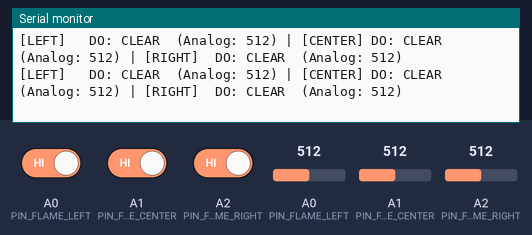
A sketch run on a simulated Arduino Uno, built with avr-gcc and run on an emulated ATmega328P. On the bench: the last lines printed to the serial monitor. Inputs (shaded band) come from the test bench; at power-on: A0 (PIN_FLAME_LEFT) = 512, A1 (PIN_FLAME_CENTER) = 512, A2 (PIN_FLAME_RIGHT) = 512, A0 (PIN_FLAME_LEFT) HIGH, A1 (PIN_FLAME_CENTER) HIGH, A2 (PIN_FLAME_RIGHT) HIGH.

Above: at 3.0 s.
3.1 s: A0 (PIN_FLAME_LEFT) set to 109
At 3.5 s:
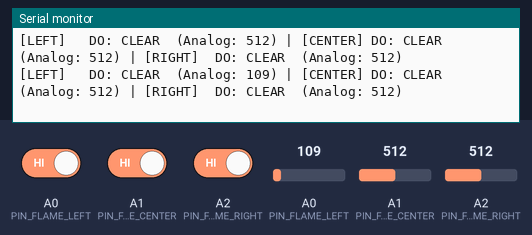
6.1 s: A0 (PIN_FLAME_LEFT) set to 93
At 6.25 s:
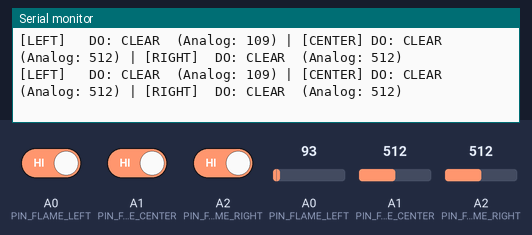
7.6 s: A1 (PIN_FLAME_CENTER) set to 991
At 7.62 s:
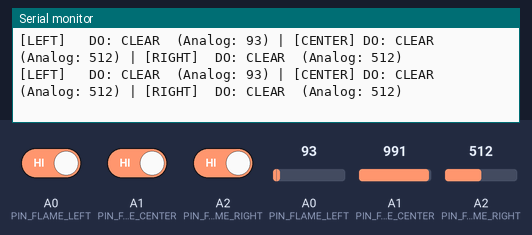
9.1 s: A1 (PIN_FLAME_CENTER) set to 1014
At 9.34 s:
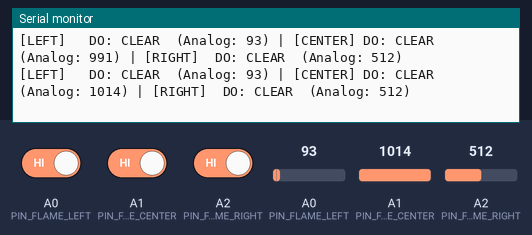
10.6 s: A2 (PIN_FLAME_RIGHT) set to 111
At 10.72 s:
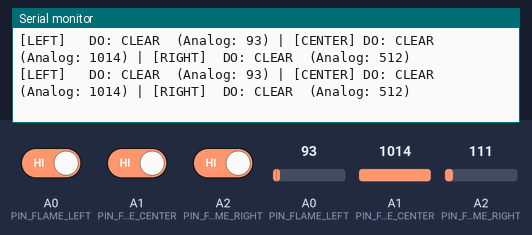
13.6 s: A2 (PIN_FLAME_RIGHT) set to 91
At 13.81 s:
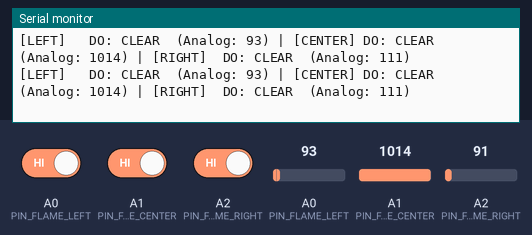
Timing chart, 0 to 16.1 s (numbered marks = the images above; inputs shaded):
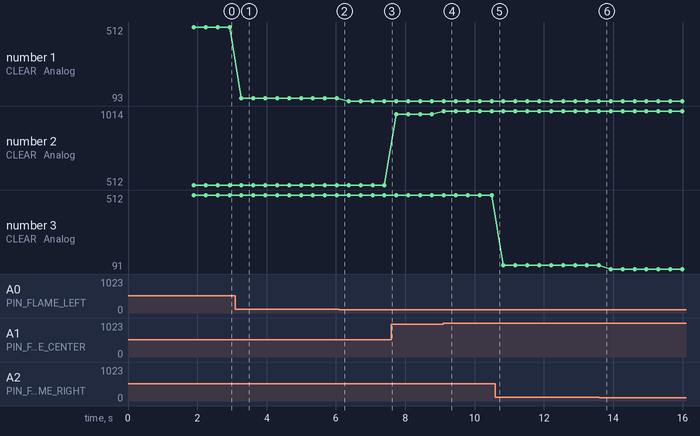

Measured:
- after the input at 3.1 s, the serial monitor: prints a new line after 0.17 s (image 1)
- after the input at 9.1 s, the serial monitor: prints a new line at once (image 4)
- plotted number 1: 512 → 109 after the input at 3.1 s, 109 → 93 after the input at 6.1 s
- plotted number 2: 512 → 991 after the input at 7.6 s, 991 → 1014 after the input at 9.1 s
- plotted number 3: 512 → 111 after the input at 10.6 s, 111 → 91 after the input at 13.6 s

The sketch:

sensor_calibration.ino
```cpp
/**
 * ======================================================================================
 * Project: AquaFlare — Autonomous Firefighting Robot
 * Utility: Flame Sensor Calibration & Diagnostic Sketch
 * Purpose: Calibrate the potentiometers on Left (A0), Center (A1), and Right (A2)
 *          flame sensors by streaming real-time digital and analog readings.
 * Author: Sujay Paul
 * Repository: https://github.com/sujaypaul27/Firefighting-Robot-AquaFlare
 * ======================================================================================
 */

const uint8_t PIN_FLAME_LEFT   = A0;
const uint8_t PIN_FLAME_CENTER = A1;
const uint8_t PIN_FLAME_RIGHT  = A2;

void setup() {
  Serial.begin(9600);
  pinMode(PIN_FLAME_LEFT, INPUT);
  pinMode(PIN_FLAME_CENTER, INPUT);
  pinMode(PIN_FLAME_RIGHT, INPUT);

  Serial.println(F("========================================================="));
  Serial.println(F("     AquaFlare: 3-Channel Flame Sensor Calibration      "));
  Serial.println(F("========================================================="));
  Serial.println(F("Instructions:"));
  Serial.println(F("1. Use a small screwdriver to adjust the blue trimmer on each module."));
  Serial.println(F("2. Ensure LED is OFF under ambient room lighting."));
  Serial.println(F("3. Introduce a candle or lighter at 30-50 cm; LED must illuminate (LOW)."));
  Serial.println(F("---------------------------------------------------------"));
  delay(1500);
}

void loop() {
  int dLeft   = digitalRead(PIN_FLAME_LEFT);
  int dCenter = digitalRead(PIN_FLAME_CENTER);
  int dRight  = digitalRead(PIN_FLAME_RIGHT);

  int aLeft   = analogRead(PIN_FLAME_LEFT);
  int aCenter = analogRead(PIN_FLAME_CENTER);
  int aRight  = analogRead(PIN_FLAME_RIGHT);

  Serial.print(F("[LEFT]   DO: "));
  Serial.print(dLeft == LOW ? F("FIRE! ") : F("CLEAR "));
  Serial.print(F(" (Analog: "));
  Serial.print(aLeft);
  Serial.print(F(") | "));

  Serial.print(F("[CENTER] DO: "));
  Serial.print(dCenter == LOW ? F("FIRE! ") : F("CLEAR "));
  Serial.print(F(" (Analog: "));
  Serial.print(aCenter);
  Serial.print(F(") | "));

  Serial.print(F("[RIGHT]  DO: "));
  Serial.print(dRight == LOW ? F("FIRE! ") : F("CLEAR "));
  Serial.print(F(" (Analog: "));
  Serial.print(aRight);
  Serial.println(F(")"));

  delay(300);
}
```
